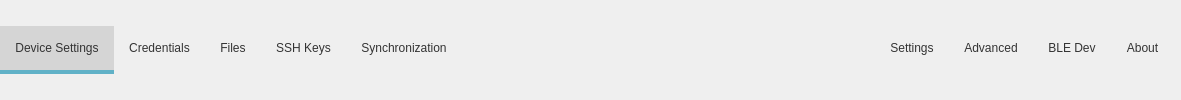
     <widget class="QWidget" name="widgetHeader" native="true">
      <property name="styleSheet">
       <string notr="true">QPushButton {
color: #333333;
background-color: #EFEFEF;
padding: 15px;
border: none;
border-bottom: 4px solid #EFEFEF;
}

QPushButton:hover {
background-color: #d5d5d5;
border-bottom: 4px solid #d5d5d5;
}

QPushButton:checked {
background-color: #d5d5d5;
border-bottom: 4px solid #60B1C7;
}

QWidget {background-color: #EFEFEF;}</string>
      </property>
      <layout class="QHBoxLayout" name="horizontalLayout_2">
       <property name="spacing">
        <number>0</number>
       </property>
       <property name="leftMargin">
        <number>0</number>
       </property>
       <property name="topMargin">
        <number>0</number>
       </property>
       <property name="rightMargin">
        <number>0</number>
       </property>
       <property name="bottomMargin">
        <number>0</number>
       </property>
       <item>
        <widget class="QPushButton" name="pushButtonDevSettings">
         <property name="text">
          <string>Device Settings</string>
         </property>
         <property name="checkable">
          <bool>true</bool>
         </property>
         <property name="checked">
          <bool>true</bool>
         </property>
         <property name="autoExclusive">
          <bool>true</bool>
         </property>
        </widget>
       </item>
       <item>
        <widget class="QPushButton" name="pushButtonCred">
         <property name="text">
          <string>Credentials</string>
         </property>
         <property name="checkable">
          <bool>true</bool>
         </property>
         <property name="autoExclusive">
          <bool>true</bool>
         </property>
        </widget>
       </item>
       <item>
        <widget class="QPushButton" name="pushButtonFiles">
         <property name="text">
          <string>Files</string>
         </property>
         <property name="shortcut">
          <string>Ctrl+A, Ctrl+D, Ctrl+F</string>
         </property>
         <property name="checkable">
          <bool>true</bool>
         </property>
         <property name="autoExclusive">
          <bool>true</bool>
         </property>
        </widget>
       </item>
       <item>
        <widget class="QPushButton" name="pushButtonSSH">
         <property name="text">
          <string>SSH Keys</string>
         </property>
         <property name="shortcut">
          <string>Ctrl+A, Ctrl+D, Ctrl+F</string>
         </property>
         <property name="checkable">
          <bool>true</bool>
         </property>
         <property name="autoExclusive">
          <bool>true</bool>
         </property>
        </widget>
       </item>
       <item>
        <widget class="QPushButton" name="pushButtonSync">
         <property name="text">
          <string>Synchronization</string>
         </property>
         <property name="checkable">
          <bool>true</bool>
         </property>
         <property name="autoExclusive">
          <bool>true</bool>
         </property>
        </widget>
       </item>
       <item>
        <spacer name="horizontalSpacer">
         <property name="orientation">
          <enum>Qt::Horizontal</enum>
         </property>
         <property name="sizeHint" stdset="0">
          <size>
           <width>413</width>
           <height>20</height>
          </size>
         </property>
        </spacer>
       </item>
       <item>
        <widget class="QPushButton" name="pushButtonAppSettings">
         <property name="text">
          <string>Settings</string>
         </property>
         <property name="checkable">
          <bool>true</bool>
         </property>
         <property name="autoExclusive">
          <bool>true</bool>
         </property>
        </widget>
       </item>
       <item>
        <widget class="QPushButton" name="pushButtonAdvanced">
         <property name="text">
          <string>Advanced</string>
         </property>
         <property name="checkable">
          <bool>true</bool>
         </property>
         <property name="autoExclusive">
          <bool>true</bool>
         </property>
        </widget>
       </item>
       <item>
        <widget class="QPushButton" name="pushButtonBleDev">
         <property name="text">
          <string>BLE Dev</string>
         </property>
         <property name="checkable">
          <bool>true</bool>
         </property>
         <property name="autoExclusive">
          <bool>true</bool>
         </property>
        </widget>
       </item>
       <item>
        <widget class="QPushButton" name="pushButtonAbout">
         <property name="text">
          <string>About</string>
         </property>
         <property name="checkable">
          <bool>true</bool>
         </property>
         <property name="autoExclusive">
          <bool>true</bool>
         </property>
        </widget>
       </item>
       <item>
        <widget class="QLabel" name="labelLogo"/>
       </item>
      </layout>
     </widget>
